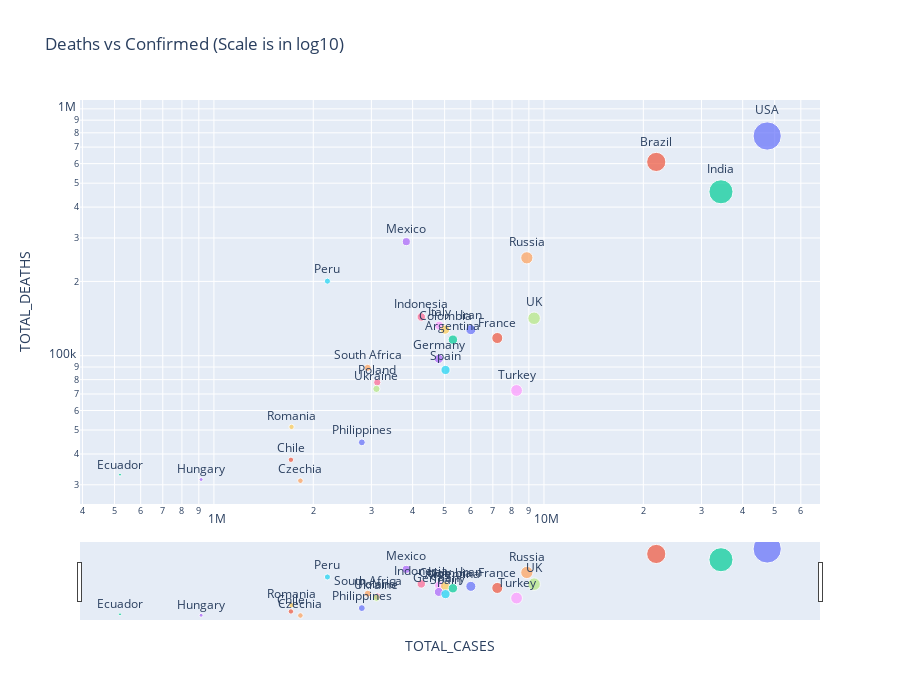

The notebook cell this image was saved under:
### Code cell
### scatter plot for top 25 country with total deaths and total cases 
fig = px.scatter(sum_country.sort_values('TOTAL_DEATHS', ascending=False).iloc[:25, :], 
                 x='TOTAL_CASES', y='TOTAL_DEATHS', color='NAME', size='TOTAL_CASES', 
                 height=700, text='NAME', log_x=True, log_y=True, 
                 title='Deaths vs Confirmed (Scale is in log10)')
fig.update_traces(textposition='top center')
fig.update_layout(showlegend=False)
fig.update_layout(xaxis_rangeslider_visible=True)
fig.show()

### Figure 1 — Plotly figure (JSON) as saved in the notebook; plotly's stock layout.template omitted (floating-point values rounded to 4 significant figures)
{"data": [{"hovertemplate": "NAME=%{text}<br>TOTAL_CASES=%{marker.size}<br>TOTAL_DEATHS=%{y}<extra></extra>", "legendgroup": "USA", "marker": {"color": "#636efa", "size": [47453950], "sizemode": "area", "sizeref": 118600.0, "symbol": "circle"}, "mode": "markers+text", "name": "USA", "orientation": "v", "showlegend": true, "text": ["USA"], "textposition": "top center", "type": "scatter", "x": [47453950], "xaxis": "x", "y": [776311], "yaxis": "y"}, {"hovertemplate": "NAME=%{text}<br>TOTAL_CASES=%{marker.size}<br>TOTAL_DEATHS=%{y}<extra></extra>", "legendgroup": "Brazil", "marker": {"color": "#EF553B", "size": [21886077], "sizemode": "area", "sizeref": 118600.0, "symbol": "circle"}, "mode": "markers+text", "name": "Brazil", "orientation": "v", "showlegend": true, "text": ["Brazil"], "textposition": "top center", "type": "scatter", "x": [21886077], "xaxis": "x", "y": [609602], "yaxis": "y"}, {"hovertemplate": "NAME=%{text}<br>TOTAL_CASES=%{marker.size}<br>TOTAL_DEATHS=%{y}<extra></extra>", "legendgroup": "India", "marker": {"color": "#00cc96", "size": [34374455], "sizemode": "area", "sizeref": 118600.0, "symbol": "circle"}, "mode": "markers+text", "name": "India", "orientation": "v", "showlegend": true, "text": ["India"], "textposition": "top center", "type": "scatter", "x": [34374455], "xaxis": "x", "y": [461347], "yaxis": "y"}, {"hovertemplate": "NAME=%{text}<br>TOTAL_CASES=%{marker.size}<br>TOTAL_DEATHS=%{y}<extra></extra>", "legendgroup": "Mexico", "marker": {"color": "#ab63fa", "size": [3827596], "sizemode": "area", "sizeref": 118600.0, "symbol": "circle"}, "mode": "markers+text", "name": "Mexico", "orientation": "v", "showlegend": true, "text": ["Mexico"], "textposition": "top center", "type": "scatter", "x": [3827596], "xaxis": "x", "y": [289811], "yaxis": "y"}, {"hovertemplate": "NAME=%{text}<br>TOTAL_CASES=%{marker.size}<br>TOTAL_DEATHS=%{y}<extra></extra>", "legendgroup": "Russia", "marker": {"color": "#FFA15A", "size": [8873655], "sizemode": "area", "sizeref": 118600.0, "symbol": "circle"}, "mode": "markers+text", "name": "Russia", "orientation": "v", "showlegend": true, "text": ["Russia"], "textposition": "top center", "type": "scatter", "x": [8873655], "xaxis": "x", "y": [249215], "yaxis": "y"}, {"hovertemplate": "NAME=%{text}<br>TOTAL_CASES=%{marker.size}<br>TOTAL_DEATHS=%{y}<extra></extra>", "legendgroup": "Peru", "marker": {"color": "#19d3f3", "size": [2207890], "sizemode": "area", "sizeref": 118600.0, "symbol": "circle"}, "mode": "markers+text", "name": "Peru", "orientation": "v", "showlegend": true, "text": ["Peru"], "textposition": "top center", "type": "scatter", "x": [2207890], "xaxis": "x", "y": [200469], "yaxis": "y"}, {"hovertemplate": "NAME=%{text}<br>TOTAL_CASES=%{marker.size}<br>TOTAL_DEATHS=%{y}<extra></extra>", "legendgroup": "Indonesia", "marker": {"color": "#FF6692", "size": [4248843], "sizemode": "area", "sizeref": 118600.0, "symbol": "circle"}, "mode": "markers+text", "name": "Indonesia", "orientation": "v", "showlegend": true, "text": ["Indonesia"], "textposition": "top center", "type": "scatter", "x": [4248843], "xaxis": "x", "y": [143578], "yaxis": "y"}, {"hovertemplate": "NAME=%{text}<br>TOTAL_CASES=%{marker.size}<br>TOTAL_DEATHS=%{y}<extra></extra>", "legendgroup": "UK", "marker": {"color": "#B6E880", "size": [9333891], "sizemode": "area", "sizeref": 118600.0, "symbol": "circle"}, "mode": "markers+text", "name": "UK", "orientation": "v", "showlegend": true, "text": ["UK"], "textposition": "top center", "type": "scatter", "x": [9333891], "xaxis": "x", "y": [141862], "yaxis": "y"}, {"hovertemplate": "NAME=%{text}<br>TOTAL_CASES=%{marker.size}<br>TOTAL_DEATHS=%{y}<extra></extra>", "legendgroup": "Italy", "marker": {"color": "#FF97FF", "size": [4812594], "sizemode": "area", "sizeref": 118600.0, "symbol": "circle"}, "mode": "markers+text", "name": "Italy", "orientation": "v", "showlegend": true, "text": ["Italy"], "textposition": "top center", "type": "scatter", "x": [4812594], "xaxis": "x", "y": [132423], "yaxis": "y"}, {"hovertemplate": "NAME=%{text}<br>TOTAL_CASES=%{marker.size}<br>TOTAL_DEATHS=%{y}<extra></extra>", "legendgroup": "Colombia", "marker": {"color": "#FECB52", "size": [5016959], "sizemode": "area", "sizeref": 118600.0, "symbol": "circle"}, "mode": "markers+text", "name": "Colombia", "orientation": "v", "showlegend": true, "text": ["Colombia"], "textposition": "top center", "type": "scatter", "x": [5016959], "xaxis": "x", "y": [127571], "yaxis": "y"}, {"hovertemplate": "NAME=%{text}<br>TOTAL_CASES=%{marker.size}<br>TOTAL_DEATHS=%{y}<extra></extra>", "legendgroup": "Iran", "marker": {"color": "#636efa", "size": [6004460], "sizemode": "area", "sizeref": 118600.0, "symbol": "circle"}, "mode": "markers+text", "name": "Iran", "orientation": "v", "showlegend": true, "text": ["Iran"], "textposition": "top center", "type": "scatter", "x": [6004460], "xaxis": "x", "y": [127551], "yaxis": "y"}, {"hovertemplate": "NAME=%{text}<br>TOTAL_CASES=%{marker.size}<br>TOTAL_DEATHS=%{y}<extra></extra>", "legendgroup": "France", "marker": {"color": "#EF553B", "size": [7219681], "sizemode": "area", "sizeref": 118600.0, "symbol": "circle"}, "mode": "markers+text", "name": "France", "orientation": "v", "showlegend": true, "text": ["France"], "textposition": "top center", "type": "scatter", "x": [7219681], "xaxis": "x", "y": [117965], "yaxis": "y"}, {"hovertemplate": "NAME=%{text}<br>TOTAL_CASES=%{marker.size}<br>TOTAL_DEATHS=%{y}<extra></extra>", "legendgroup": "Argentina", "marker": {"color": "#00cc96", "size": [5298069], "sizemode": "area", "sizeref": 118600.0, "symbol": "circle"}, "mode": "markers+text", "name": "Argentina", "orientation": "v", "showlegend": true, "text": ["Argentina"], "textposition": "top center", "type": "scatter", "x": [5298069], "xaxis": "x", "y": [116143], "yaxis": "y"}, {"hovertemplate": "NAME=%{text}<br>TOTAL_CASES=%{marker.size}<br>TOTAL_DEATHS=%{y}<extra></extra>", "legendgroup": "Germany", "marker": {"color": "#ab63fa", "size": [4801149], "sizemode": "area", "sizeref": 118600.0, "symbol": "circle"}, "mode": "markers+text", "name": "Germany", "orientation": "v", "showlegend": true, "text": ["Germany"], "textposition": "top center", "type": "scatter", "x": [4801149], "xaxis": "x", "y": [97167], "yaxis": "y"}, {"hovertemplate": "NAME=%{text}<br>TOTAL_CASES=%{marker.size}<br>TOTAL_DEATHS=%{y}<extra></extra>", "legendgroup": "South Africa", "marker": {"color": "#FFA15A", "size": [2924072], "sizemode": "area", "sizeref": 118600.0, "symbol": "circle"}, "mode": "markers+text", "name": "South Africa", "orientation": "v", "showlegend": true, "text": ["South Africa"], "textposition": "top center", "type": "scatter", "x": [2924072], "xaxis": "x", "y": [89352], "yaxis": "y"}, {"hovertemplate": "NAME=%{text}<br>TOTAL_CASES=%{marker.size}<br>TOTAL_DEATHS=%{y}<extra></extra>", "legendgroup": "Spain", "marker": {"color": "#19d3f3", "size": [5032056], "sizemode": "area", "sizeref": 118600.0, "symbol": "circle"}, "mode": "markers+text", "name": "Spain", "orientation": "v", "showlegend": true, "text": ["Spain"], "textposition": "top center", "type": "scatter", "x": [5032056], "xaxis": "x", "y": [87558], "yaxis": "y"}, {"hovertemplate": "NAME=%{text}<br>TOTAL_CASES=%{marker.size}<br>TOTAL_DEATHS=%{y}<extra></extra>", "legendgroup": "Poland", "marker": {"color": "#FF6692", "size": [3125179], "sizemode": "area", "sizeref": 118600.0, "symbol": "circle"}, "mode": "markers+text", "name": "Poland", "orientation": "v", "showlegend": true, "text": ["Poland"], "textposition": "top center", "type": "scatter", "x": [3125179], "xaxis": "x", "y": [77980], "yaxis": "y"}, {"hovertemplate": "NAME=%{text}<br>TOTAL_CASES=%{marker.size}<br>TOTAL_DEATHS=%{y}<extra></extra>", "legendgroup": "Ukraine", "marker": {"color": "#B6E880", "size": [3107489], "sizemode": "area", "sizeref": 118600.0, "symbol": "circle"}, "mode": "markers+text", "name": "Ukraine", "orientation": "v", "showlegend": true, "text": ["Ukraine"], "textposition": "top center", "type": "scatter", "x": [3107489], "xaxis": "x", "y": [73390], "yaxis": "y"}, {"hovertemplate": "NAME=%{text}<br>TOTAL_CASES=%{marker.size}<br>TOTAL_DEATHS=%{y}<extra></extra>", "legendgroup": "Turkey", "marker": {"color": "#FF97FF", "size": [8259503], "sizemode": "area", "sizeref": 118600.0, "symbol": "circle"}, "mode": "markers+text", "name": "Turkey", "orientation": "v", "showlegend": true, "text": ["Turkey"], "textposition": "top center", "type": "scatter", "x": [8259503], "xaxis": "x", "y": [72314], "yaxis": "y"}, {"hovertemplate": "NAME=%{text}<br>TOTAL_CASES=%{marker.size}<br>TOTAL_DEATHS=%{y}<extra></extra>", "legendgroup": "Romania", "marker": {"color": "#FECB52", "size": [1718726], "sizemode": "area", "sizeref": 118600.0, "symbol": "circle"}, "mode": "markers+text", "name": "Romania", "orientation": "v", "showlegend": true, "text": ["Romania"], "textposition": "top center", "type": "scatter", "x": [1718726], "xaxis": "x", "y": [51483], "yaxis": "y"}, {"hovertemplate": "NAME=%{text}<br>TOTAL_CASES=%{marker.size}<br>TOTAL_DEATHS=%{y}<extra></extra>", "legendgroup": "Philippines", "marker": {"color": "#636efa", "size": [2806694], "sizemode": "area", "sizeref": 118600.0, "symbol": "circle"}, "mode": "markers+text", "name": "Philippines", "orientation": "v", "showlegend": true, "text": ["Philippines"], "textposition": "top center", "type": "scatter", "x": [2806694], "xaxis": "x", "y": [44567], "yaxis": "y"}, {"hovertemplate": "NAME=%{text}<br>TOTAL_CASES=%{marker.size}<br>TOTAL_DEATHS=%{y}<extra></extra>", "legendgroup": "Chile", "marker": {"color": "#EF553B", "size": [1711442], "sizemode": "area", "sizeref": 118600.0, "symbol": "circle"}, "mode": "markers+text", "name": "Chile", "orientation": "v", "showlegend": true, "text": ["Chile"], "textposition": "top center", "type": "scatter", "x": [1711442], "xaxis": "x", "y": [37879], "yaxis": "y"}, {"hovertemplate": "NAME=%{text}<br>TOTAL_CASES=%{marker.size}<br>TOTAL_DEATHS=%{y}<extra></extra>", "legendgroup": "Ecuador", "marker": {"color": "#00cc96", "size": [519386], "sizemode": "area", "sizeref": 118600.0, "symbol": "circle"}, "mode": "markers+text", "name": "Ecuador", "orientation": "v", "showlegend": true, "text": ["Ecuador"], "textposition": "top center", "type": "scatter", "x": [519386], "xaxis": "x", "y": [32989], "yaxis": "y"}, {"hovertemplate": "NAME=%{text}<br>TOTAL_CASES=%{marker.size}<br>TOTAL_DEATHS=%{y}<extra></extra>", "legendgroup": "Hungary", "marker": {"color": "#ab63fa", "size": [914586], "sizemode": "area", "sizeref": 118600.0, "symbol": "circle"}, "mode": "markers+text", "name": "Hungary", "orientation": "v", "showlegend": true, "text": ["Hungary"], "textposition": "top center", "type": "scatter", "x": [914586], "xaxis": "x", "y": [31521], "yaxis": "y"}, {"hovertemplate": "NAME=%{text}<br>TOTAL_CASES=%{marker.size}<br>TOTAL_DEATHS=%{y}<extra></extra>", "legendgroup": "Czechia", "marker": {"color": "#FFA15A", "size": [1828440], "sizemode": "area", "sizeref": 118600.0, "symbol": "circle"}, "mode": "markers+text", "name": "Czechia", "orientation": "v", "showlegend": true, "text": ["Czechia"], "textposition": "top center", "type": "scatter", "x": [1828440], "xaxis": "x", "y": [31173], "yaxis": "y"}], "layout": {"height": 700, "legend": {"itemsizing": "constant", "title": {"text": "NAME"}, "tracegroupgap": 0}, "showlegend": false, "title": {"text": "Deaths vs Confirmed (Scale is in log10)"}, "xaxis": {"anchor": "y", "domain": [0, 1], "rangeslider": {"visible": true}, "title": {"text": "TOTAL_CASES"}, "type": "log"}, "yaxis": {"anchor": "x", "domain": [0, 1], "title": {"text": "TOTAL_DEATHS"}, "type": "log"}}}
